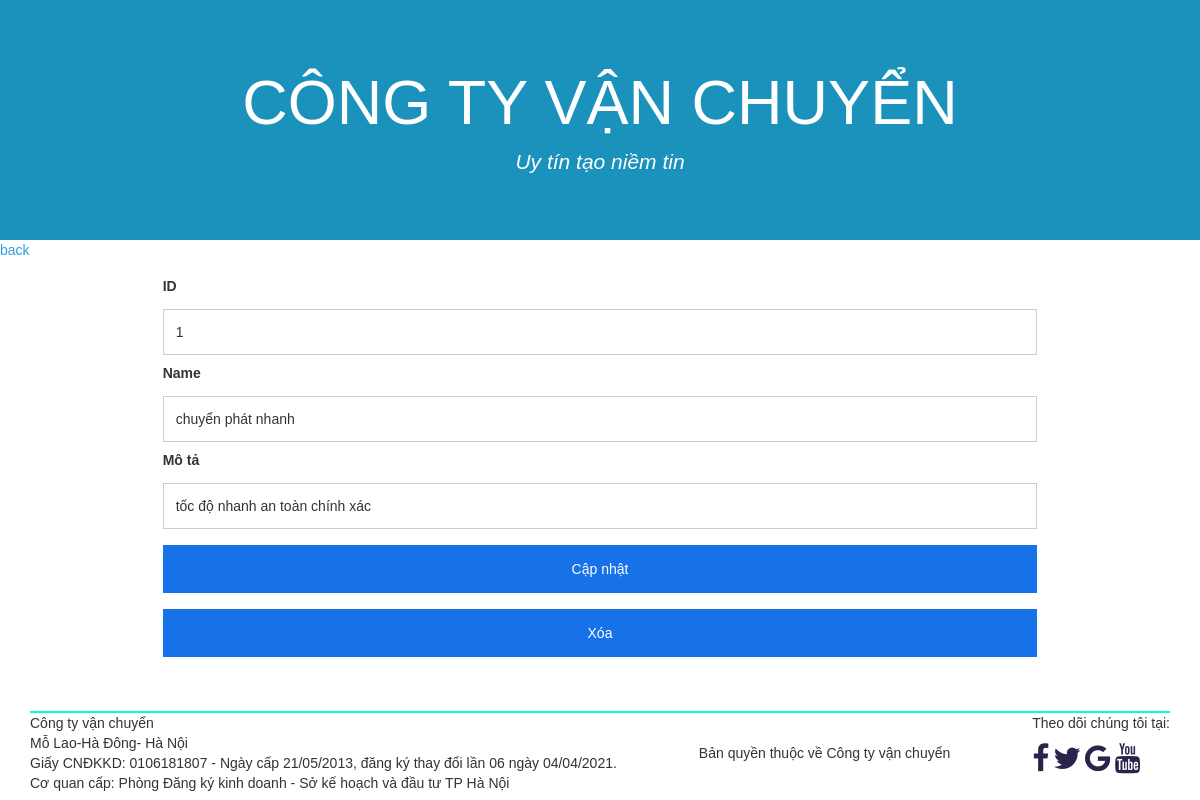
The page /admin/site/detailService.php?id=1 (signed in) on the database its author committed.
### tables this page shows
CREATE TABLE `service` (
  `ID` int(100) NOT NULL,
  `name` varchar(100) NOT NULL,
  `description` text NOT NULL
);

### database/database.php (called while the page is built, shortened)
<?php
	function db_get_row($sql){
	    global $conn;
         $result = mysqli_query($conn, $sql);
	    $row = array();
	    if (mysqli_num_rows($result) > 0){
	        $row = mysqli_fetch_assoc($result);
	    }
	    return $row;
	}
?>

### admin/site/detailService.php (the view, shortened to what this page needs)
<?php require '../../database/database.php'; db_connect();
?>
<!DOCTYPE html>
<html lang="en">
<head>
    <link rel="stylesheet" href="https://maxcdn.bootstrapcdn.com/bootstrap/3.4.1/css/bootstrap.min.css">
    <link rel="stylesheet" href="https://cdnjs.cloudflare.com/ajax/libs/font-awesome/4.7.0/css/font-awesome.min.css">
    <link rel="stylesheet" href="../../public_site/stylectvc_1.css">
    <body>
<div class="jumbotron text-center" id="header" >
      <h1>Công ty vận chuyển</h1>
      <p>Uy tín tạo niềm tin</p>
</div>
<a  href="editService.php" style="display: block;color: #2195dceb;">back</a>
<?php
if(isset($_GET['id'])){
    $id=$_GET['id'];
    $sql_selectService = "SELECT * FROM `service` WHERE `ID` = '$id'";
	$data_selectService = db_get_row($sql_selectService);
}
?>
<form action="../action/ac_editService.php" method="POST" style="display: flex; justify-content: space-around;">
              <div class="container-login">
              <label for="ServiceID"><b>ID</b></label>
                  <input type="text" placeholder="ID" name="ServiceID" value="<?php echo $data_selectService['ID'] ?>" readonly >
                  <label for="name"><b>Name</b></label>
                  <input type="text" placeholder="tên" name="name" value="<?php echo $data_selectService['name'] ?>" >
                  <label for="description"><b>Mô tả</b></label>
                  <input type="text" placeholder="Mô tả" name="description" value="<?php echo $data_selectService['description'] ?>" >
                  <button type="submit" name="submitUpdate">Cập nhật</button>
                  <button type="submit" name="submitDelete">Xóa</button>
              </div>
</form>
<footer class="container">
    <div class="row-footer">
        <div class="pull-left">
            <div class="coppyright">
                    Công ty vận chuyển
            </div>
            <p>
            Mỗ Lao-Hà Đông- Hà Nội<br>
            Giấy CNĐKKD: 0106181807 - Ngày cấp 21/05/2013, đăng ký thay đổi lần 06 ngày 04/04/2021.<br>
            Cơ quan cấp: Phòng Đăng ký kinh doanh - Sở kế hoạch và đầu tư TP Hà Nội<br>
            </p>
        </div>
        <div class="pull-right">
        <p>
            Theo dõi chúng tôi tại:
        </p>
        <div class="icon-bar">
            <a href="#" class="facebook"><i class="fa fa-facebook"></i></a>
            <a href="#" class="twitter"><i class="fa fa-twitter"></i></a>
            <a href="#" class="google"><i class="fa fa-google"></i></a>
            <a href="#" class="youtube"><i class="fa fa-youtube"></i></a>
        </div>
    </div>
    </div>
    <div class="container text-center">
    Bản quyền thuộc về Công ty vận chuyển
    </div>
</footer>
    </body>

### public_site/stylectvc_1.css (style rules this page uses)
.jumbotron { background-color:#1a92bc; color: white; margin-bottom: 0; }
.jumbotron h1 { text-transform: uppercase; text-decoration: white; font-weight: 400; }
.jumbotron p { font-style: italic; text-decoration: black; }
body, html { height: 100%; margin: 0; font-family: Arial, Helvetica, sans-serif; }
form { display: flex; justify-content: space-between; }
a { text-decoration: none; color: #fff; }
.row-footer { background-color:#00ffcbd4; border-top: 2px solid #00ffcbd4 ; margin: 30px 0px; }
.icon-bar a i { font-size: 30px; color:#2c234d; }
.container-login input[type=text], .container-login input[type=password] { width: 100%; padding: 12px 12px; margin: 8px 0; display: inline-block; border: 1px solid #ccc; box-sizing: border-box; }
.container-login button { background-color: #1772e9; color: rgb(255, 255, 255); padding: 14px 14px; margin: 8px 0; border: none; cursor: pointer; width: 100%; }
.container-login { padding: 16px; }

### rows shown on the page
service: ServiceID "1", name "chuyển phát nhanh", description "tốc độ nhanh an toàn chính xác"
